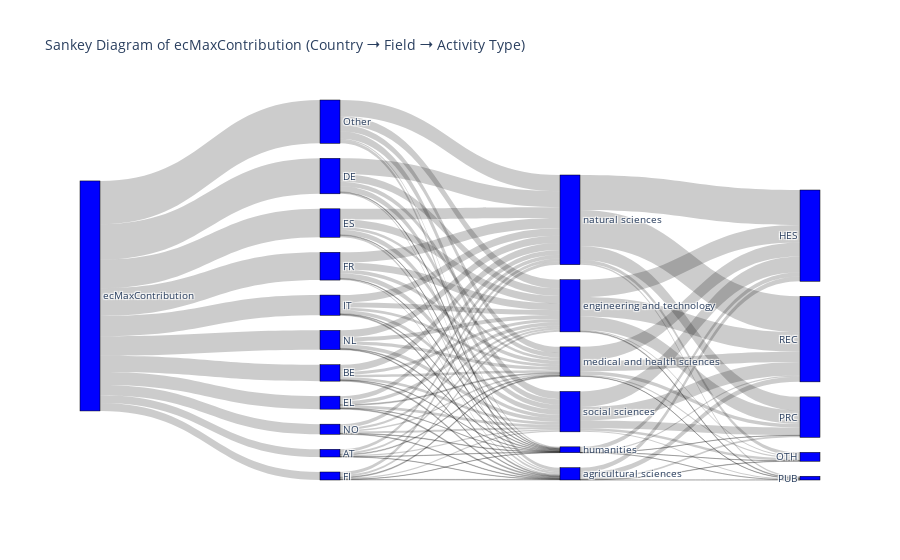

Notebook code for this chart:
### Code cell
# Create the Sankey diagram
fig = go.Figure(data=[go.Sankey(
    node=dict(
        pad=15,
        thickness=20,
        line=dict(color="black", width=0.5),
        label=labels,
        color="blue"
    ),
    link=dict(
        source=links['source'],
        target=links['target'],
        value=links['value']
    )
)])

fig.update_layout(title_text="Sankey Diagram of ecMaxContribution (Country ➝ Field ➝ Activity Type)", font_size=10)
fig.show()

### Figure 1 — Plotly figure (JSON) as saved in the notebook; plotly's stock layout.template omitted (floating-point values rounded to 4 significant figures)
{"data": [{"link": {"source": [0, 0, 0, 0, 0, 0, 0, 0, 0, 0, 0, 1, 1, 1, 1, 1, 1, 2, 2, 2, 2, 2, 2, 3, 3, 3, 3, 3, 3, 4, 4, 4, 4, 4, 4, 5, 5, 5, 5, 5, 5, 6, 6, 6, 6, 6, 6, 7, 7, 7, 7, 7, 7, 8, 8, 8, 8, 8, 8, 9, 9, 9, 9, 9, 9, 10, 10, 10, 10, 10, 10, 11, 11, 11, 11, 11, 11, 12, 12, 12, 12, 12, 13, 13, 13, 13, 13, 14, 14, 14, 14, 14, 15, 15, 15, 15, 15, 16, 16, 16, 16, 16, 17, 17, 17, 17, 17], "target": [1, 2, 3, 4, 5, 6, 7, 8, 9, 10, 11, 12, 13, 14, 15, 16, 17, 12, 13, 14, 15, 16, 17, 12, 13, 14, 15, 16, 17, 12, 13, 14, 15, 16, 17, 12, 13, 14, 15, 16, 17, 12, 13, 14, 15, 16, 17, 12, 13, 14, 15, 16, 17, 12, 13, 14, 15, 16, 17, 12, 13, 14, 15, 16, 17, 12, 13, 14, 15, 16, 17, 12, 13, 14, 15, 16, 17, 18, 19, 20, 21, 22, 18, 19, 20, 21, 22, 18, 19, 20, 21, 22, 18, 19, 20, 21, 22, 18, 19, 20, 21, 22, 18, 19, 20, 21, 22], "value": [3.359, 7.147, 15.43, 5.66, 12.37, 3.478, 12.09, 8.799, 8.438, 4.394, 18.84, 0.1083, 0.8654, 0.1123, 0.3176, 1.359, 0.5964, 0.4176, 1.312, 0.1328, 1.028, 3.073, 1.184, 0.5492, 3.197, 0.3153, 1.945, 6.962, 2.461, 0.3643, 1.55, 0.0865, 0.4064, 2.103, 1.15, 0.8254, 3.207, 0.2308, 1.274, 4.662, 2.174, 0.2695, 0.891, 0.06406, 0.3591, 1.335, 0.5595, 0.4682, 2.994, 0.2723, 1.68, 4.48, 2.192, 0.4166, 2.124, 0.2786, 1.201, 3.286, 1.493, 0.2931, 1.684, 0.3033, 1.445, 3.091, 1.622, 0.2175, 1.018, 0.211, 0.5615, 1.594, 0.7918, 1.423, 3.852, 0.534, 2.644, 7.042, 3.34, 2.088, 0.1653, 0.8197, 0.04594, 2.232, 7.544, 0.4584, 5.86, 0.3224, 8.508, 1.84, 0.05052, 0.07041, 0.007, 0.573, 6.157, 0.5737, 1.565, 0.1436, 4.422, 15.26, 1.555, 5.914, 0.6317, 15.63, 6.783, 1.07, 3.365, 0.484, 5.862]}, "node": {"color": "blue", "label": ["ecMaxContribution", "AT", "BE", "DE", "EL", "ES", "FI", "FR", "IT", "NL", "NO", "Other", "agricultural sciences", "engineering and technology", "humanities", "medical and health sciences", "natural sciences", "social sciences", "HES", "OTH", "PRC", "PUB", "REC"], "line": {"color": "black", "width": 0.5}, "pad": 15, "thickness": 20}, "type": "sankey"}], "layout": {"font": {"size": 10}, "title": {"text": "Sankey Diagram of ecMaxContribution (Country ➝ Field ➝ Activity Type)"}}}
